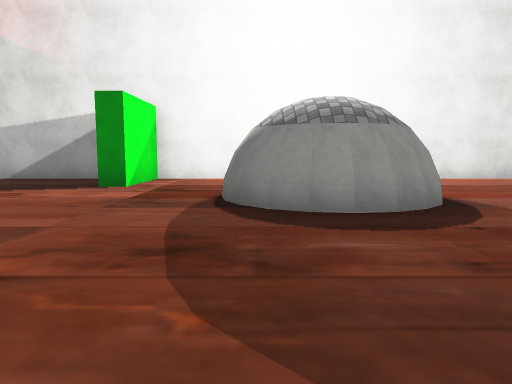
[1] (above)

24 first-person views from a walk through a 3-D level made in the Unity game engine. The camera is 1.2 m above the floor, tilts 6° down and sees 70° across. The floor is counted in squares, 2 m on a side. Each view is taken from the middle of a square. On the plan, view 1 faces up. The plan holds only what a view shows up to about 10 squares ahead; the rest is blank. The place goes on beyond the plan. The player character is not drawn. Some surface patterns are stand-ins.

[2]
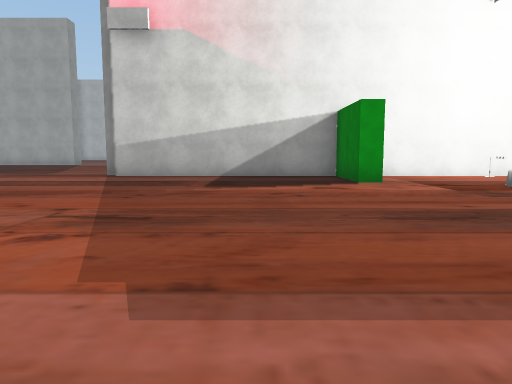

[3]
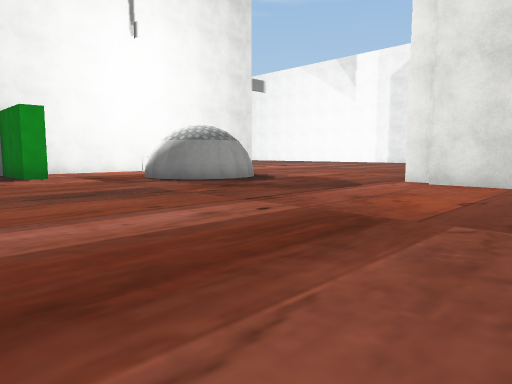

[4]
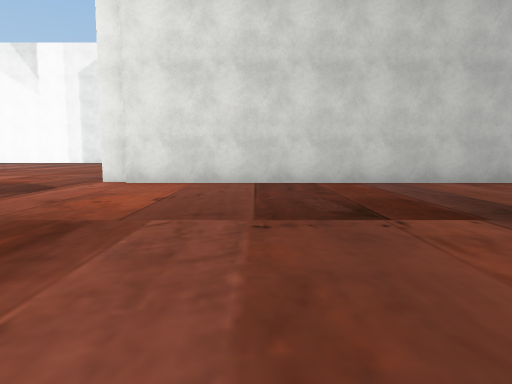

[5]
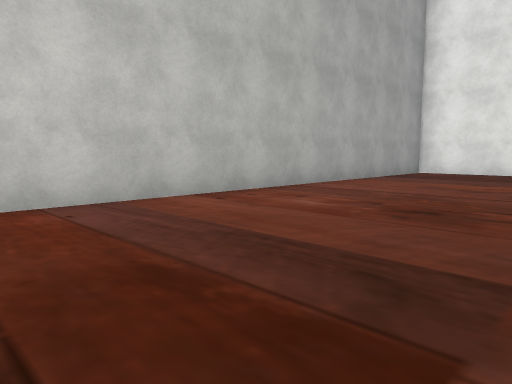

[6]
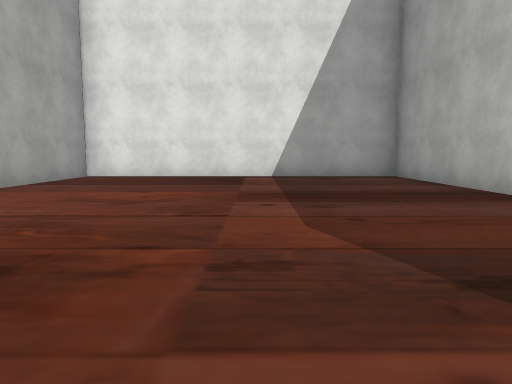

[7]
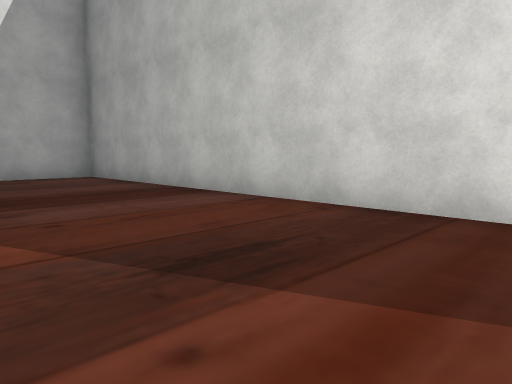

[8]
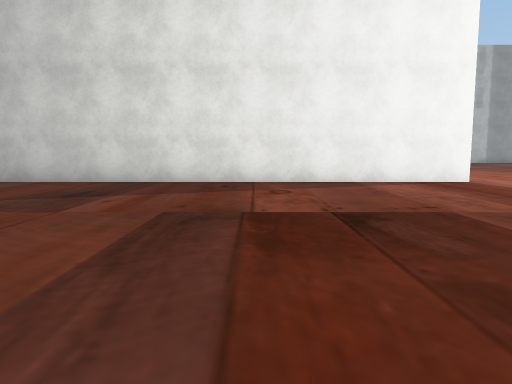

[9]
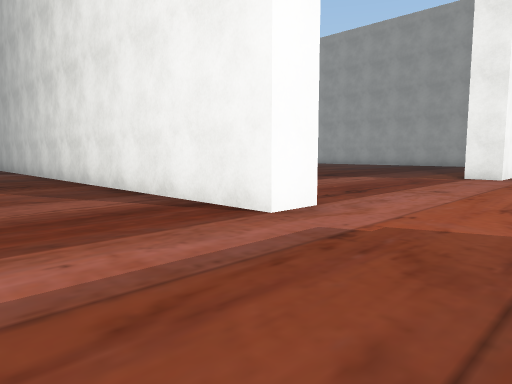

[10]
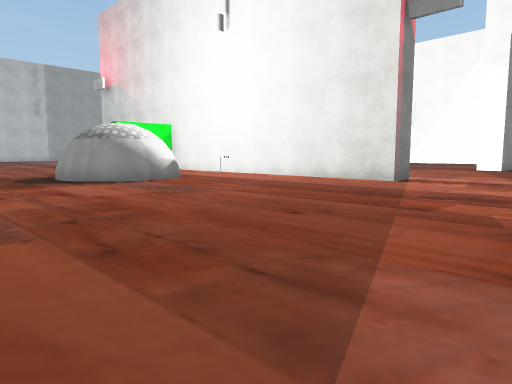

[11]
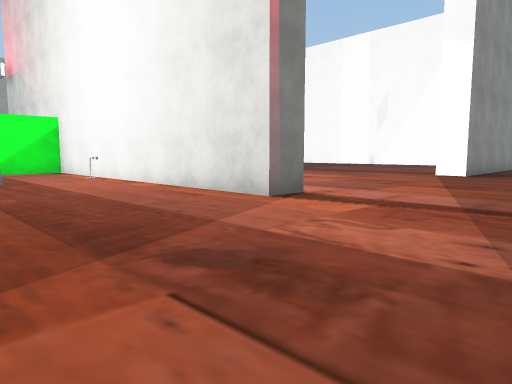

[12]
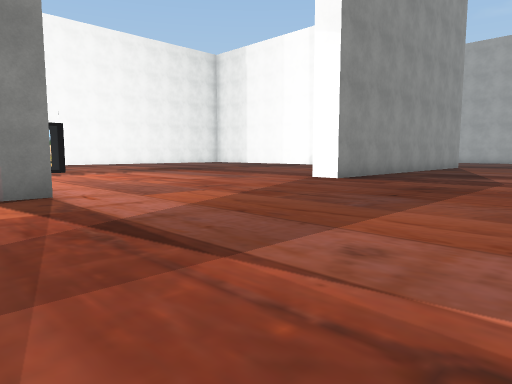

[13]
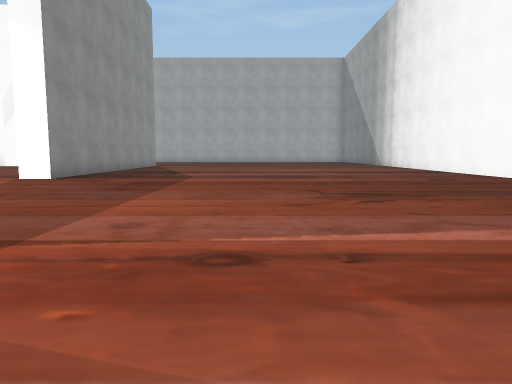

[14]
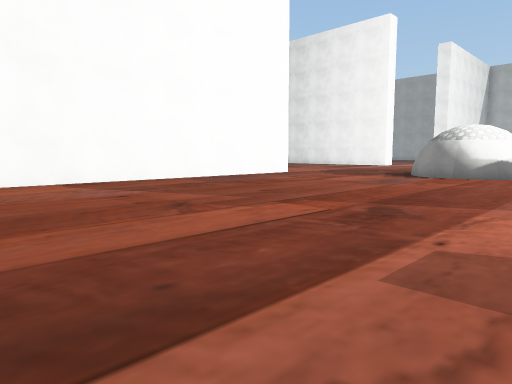

[15]
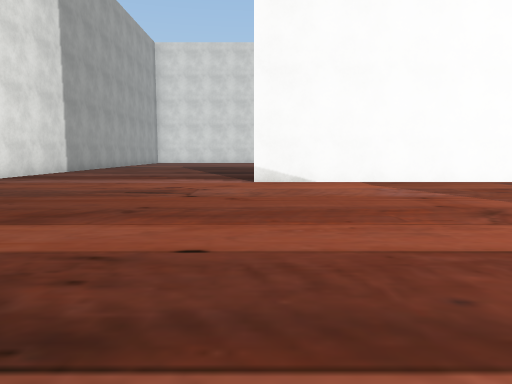

[16]
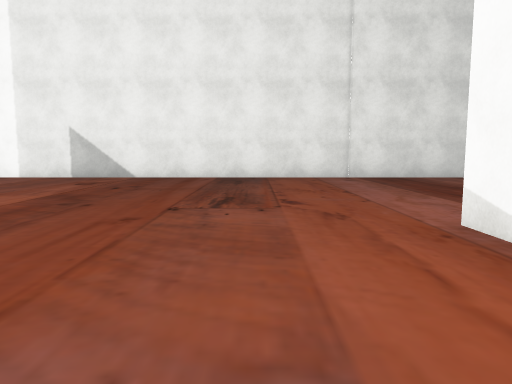

[17]
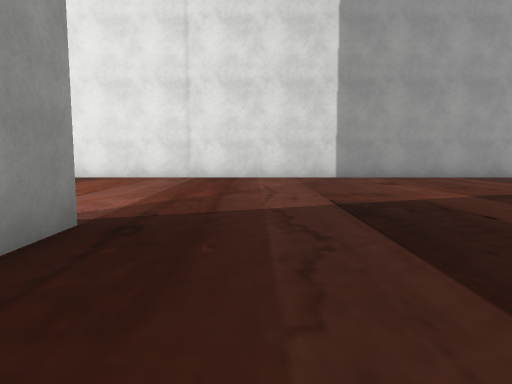

[18]
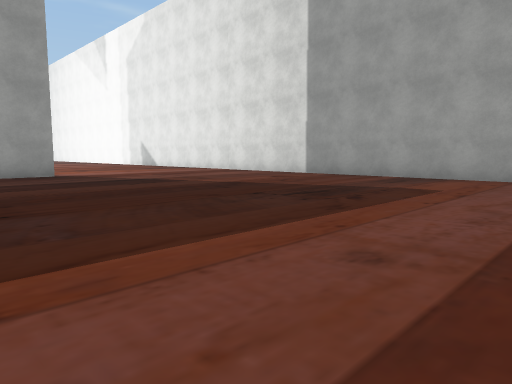

[19]
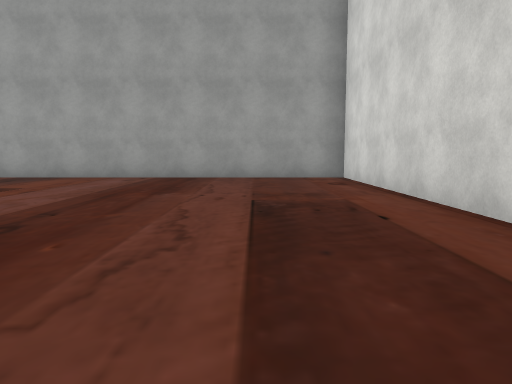

[20]
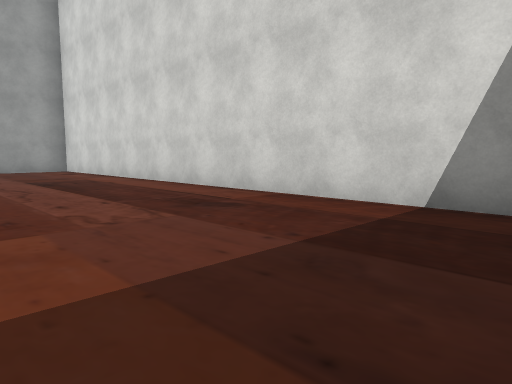

[21]
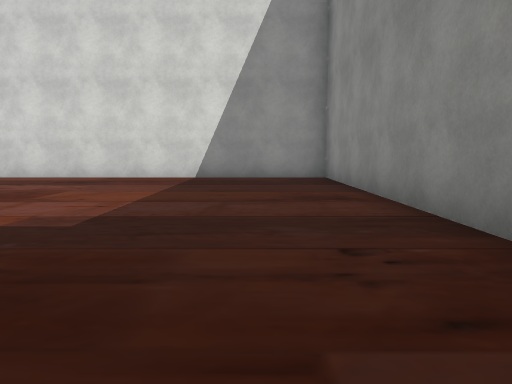

[22]
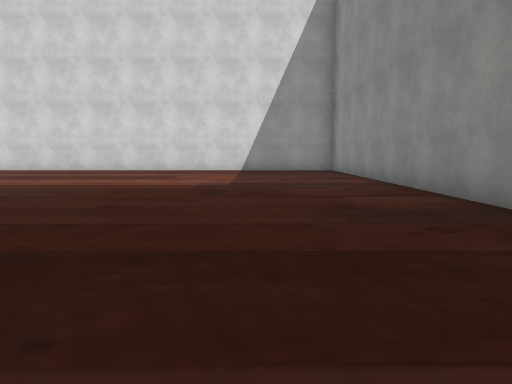

[23]
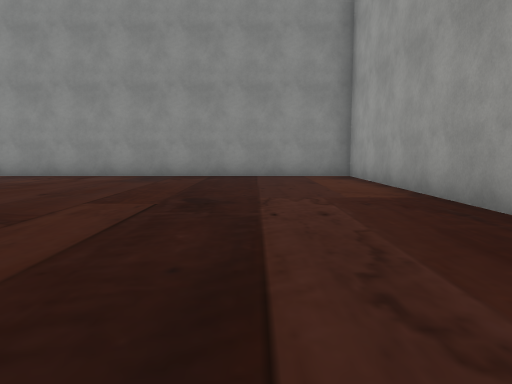

[24]
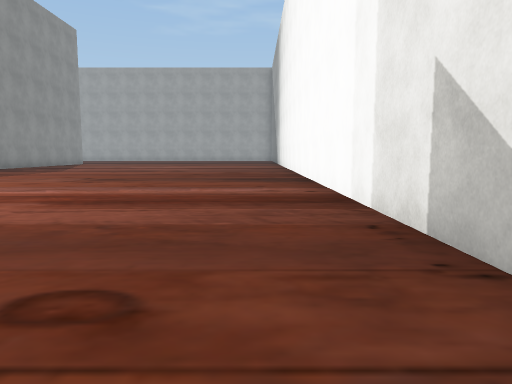

### Floor plan
Points are (right, up) in squares from view 1. A wall is a line through its corners. A room is listed if a view was taken in it or the views show most of it. See-through windows are left out.
Room 1 (views 1, 2, 3, 4, 5, 6, 7, 8, 9)
walls: (-13.6, 0.3) (-12.7, 0.3) (-12.7, -0.8); (-6.5, -0.5) (-5.7, -0.5) (-5.7, -15.7) (2.4, -15.7) (2.4, -0.2); (-2.4, 6.6) (-2.9, 6.6) (-2.9, 8.8) (-8.8, 8.8); (-0.2, 4.3) (-0.4, 4.7) (-0.4, 5) (-0.3, 5.7); (0.1, 4) (-0.3, 4.5); (0.2, 4.1) (-0.1, 4.5) (-0.2, 5.2); (0.5, 4) (0.2, 4.2) (-0.2, 4.8); (0.8, 3.7) (-0.1, 4.1); (1.2, 3.7) (0.6, 3.8); (1.2, 3.9) (0.3, 4); (2.8, -0.2) (2.8, 0.4); (2, 4.1) (1.4, 3.8) (1, 3.7); (2, 4.3) (1.3, 4) (1, 3.9)
ways out: opening at (0.6, 3.4) to room 2
Room 2 (views 10, 11, 12, 13, 14, 15, 16, 17, 18, 19, 20, 21, 22, 23, 24)
walls: (5.4, 0.3) (12.1, 0.3); (2.5, 5.4) (2.4, 4.8); (6.5, 9.6) (6.5, 8.8) (-2.4, 8.8) (-2.4, 6.6); (12.1, -0.5) (3.2, -0.5) (3.2, -15.2) (18.3, -15.2) (18.3, 14); (2.1, 5.6) (2.2, 5.2) (2.1, 4.6) (2, 4.5) (1.8, 4.2); (2.1, 6.1) (2.4, 5.6); (1.8, 6.3) (2.4, 5.7) (2.5, 5) (2.1, 4.2) (1.9, 4); (-0.3, 5.7) (-0.2, 6); (7.1, 17.4) (7.1, 15.7) (6.2, 15.7); (18.3, 16) (18.3, 17.1)
ways out: opening at (0.6, 3.4) to room 1
objects: other object (1, 8); painting (1, 11)

Where each view was taken, in squares from view 1:
view 1: 0 up, 0 right, facing up
view 2: 1 down, 5 left, facing up
view 3: 3 down, 5 left, facing up-right
view 4: 3 down, 5 left, facing right
view 5: 4 down, 2 left, facing down-right
view 6: 6 down, 2 left, facing down
view 7: 6 down, 2 left, facing down-left
view 8: 5 down, 2 right, facing left
view 9: 2 up, 3 left, facing down-left
view 10: 1 up, 10 right, facing up-left
view 11: 5 up, 10 right, facing up-left
view 12: 8 up, 12 right, facing up-left
view 13: 7 up, 12 right, facing up
view 14: 8 up, 12 right, facing down-left
view 15: 8 up, 12 right, facing down
view 16: 2 up, 9 right, facing right
view 17: 2 down, 9 right, facing right
view 18: 11 down, 9 right, facing up-right
view 19: 13 down, 9 right, facing right
view 20: 11 down, 5 right, facing down-right
view 21: 6 down, 5 right, facing down
view 22: 2 down, 6 right, facing down
view 23: 3 down, 13 right, facing left
view 24: 4 up, 17 right, facing up
